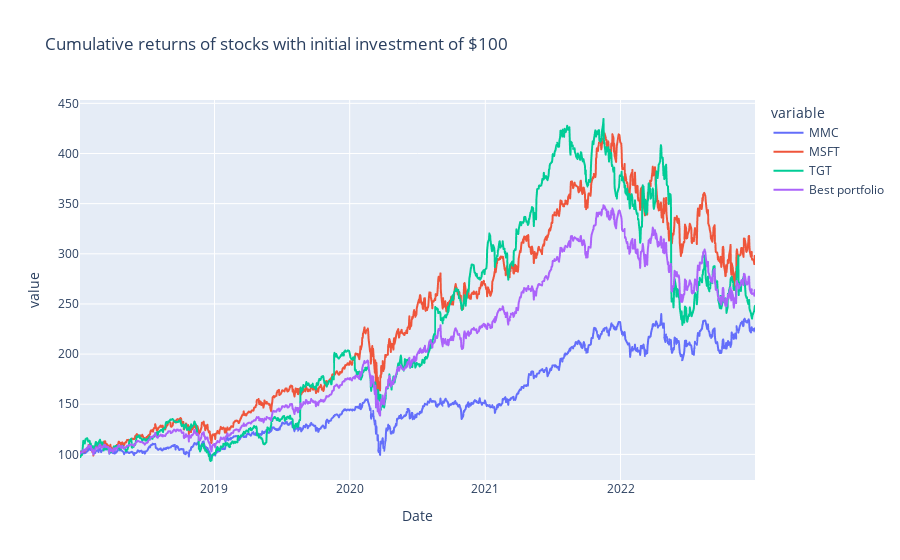

Notebook cell for this chart:
### Code cell
#Example
stock_list = ['MSFT', 'MMC', 'NI', 'BAX', 'CNP', 'TGT', 'JPM', 'BA']

# Read in price data example between 01 jan 2018 and 01 jan 2023
df = get_data("20180101","20230101",stock_list)

# mu = expected_returns.mean_historical_return(df)
# S = risk_models.sample_cov(df)

# # Obtain the efficient frontier
# ef = EfficientFrontier(mu, S)
# ef.max_sharpe()


info(df)
print("")
number_of_stocks_to_buy(df)
print("Let's see how your basket looks like: ")
pie_plot(df)
print("Here are the most recent stock prices of your stocks and (optimal) portfolio:")
print("")
df_opt=optimal_df(df)
display(df_opt.tail())
print("")
print("The following graph shows how your investment of 100 dollars would evolve over time")
plot_returns(df_opt)

### Figure 1 — Plotly figure (JSON) as saved in the notebook; plotly's stock layout.template omitted (floating-point values rounded to 4 significant figures; data arrays with more than 128 entries replaced by an {"elided": "..."} marker saying what was removed)
{"data": [{"hovertemplate": "variable=MMC<br>Date=%{x}<br>value=%{y}<extra></extra>", "legendgroup": "MMC", "line": {"color": "#636efa", "dash": "solid"}, "marker": {"symbol": "circle"}, "mode": "lines", "name": "MMC", "showlegend": true, "type": "scattergl", "x": {"elided": "1258 str values"}, "xaxis": "x", "y": {"elided": "1258 float values"}, "yaxis": "y"}, {"hovertemplate": "variable=MSFT<br>Date=%{x}<br>value=%{y}<extra></extra>", "legendgroup": "MSFT", "line": {"color": "#EF553B", "dash": "solid"}, "marker": {"symbol": "circle"}, "mode": "lines", "name": "MSFT", "showlegend": true, "type": "scattergl", "x": {"elided": "1258 str values"}, "xaxis": "x", "y": {"elided": "1258 float values"}, "yaxis": "y"}, {"hovertemplate": "variable=TGT<br>Date=%{x}<br>value=%{y}<extra></extra>", "legendgroup": "TGT", "line": {"color": "#00cc96", "dash": "solid"}, "marker": {"symbol": "circle"}, "mode": "lines", "name": "TGT", "showlegend": true, "type": "scattergl", "x": {"elided": "1258 str values"}, "xaxis": "x", "y": {"elided": "1258 float values"}, "yaxis": "y"}, {"hovertemplate": "variable=Best portfolio<br>Date=%{x}<br>value=%{y}<extra></extra>", "legendgroup": "Best portfolio", "line": {"color": "#ab63fa", "dash": "solid"}, "marker": {"symbol": "circle"}, "mode": "lines", "name": "Best portfolio", "showlegend": true, "type": "scattergl", "x": {"elided": "1258 str values"}, "xaxis": "x", "y": {"elided": "1258 float values"}, "yaxis": "y"}], "layout": {"legend": {"title": {"text": "variable"}, "tracegroupgap": 0}, "title": {"text": "Cumulative returns of stocks with initial investment of $100"}, "xaxis": {"anchor": "y", "domain": [0, 1], "title": {"text": "Date"}}, "yaxis": {"anchor": "x", "domain": [0, 1], "title": {"text": "value"}}}}
